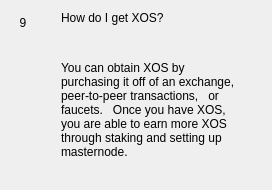
                  <widget class="QWidget" name="widgetFaq9" native="true">
                   <layout class="QHBoxLayout" name="horizontalpage_9" stretch="0,1">
                    <item alignment="Qt::AlignTop">
                     <widget class="QLabel" name="labelNumber9">
                      <property name="minimumSize">
                       <size>
                        <width>24</width>
                        <height>24</height>
                       </size>
                      </property>
                      <property name="maximumSize">
                       <size>
                        <width>16777215</width>
                        <height>24</height>
                       </size>
                      </property>
                      <property name="text">
                       <string>9</string>
                      </property>
                      <property name="alignment">
                       <set>Qt::AlignCenter</set>
                      </property>
                     </widget>
                    </item>
                    <item>
                     <layout class="QVBoxLayout" name="verticalLayoutpage_9">
                      <property name="leftMargin">
                       <number>20</number>
                      </property>
                      <property name="rightMargin">
                       <number>20</number>
                      </property>
                      <item>
                       <widget class="QLabel" name="labelSubtitle9">
                        <property name="text">
                         <string>How do I get XOS?</string>
                        </property>
                        <property name="wordWrap">
                         <bool>true</bool>
                        </property>
                       </widget>
                      </item>
                      <item>
                       <spacer name="verticalSpacer_90">
                        <property name="orientation">
                         <enum>Qt::Vertical</enum>
                        </property>
                        <property name="sizeType">
                         <enum>QSizePolicy::Fixed</enum>
                        </property>
                        <property name="sizeHint" stdset="0">
                         <size>
                          <width>20</width>
                          <height>30</height>
                         </size>
                        </property>
                       </spacer>
                      </item>
                      <item>
                       <widget class="QLabel" name="labelContent9">
                        <property name="text">
                         <string>&lt;html&gt;&lt;head/&gt;&lt;body&gt;&lt;p&gt;You can obtain XOS by purchasing it off of an exchange, &amp;nbsp;  peer-to-peer transactions, &amp;nbsp;  or faucets. &amp;nbsp;  Once you have XOS, &amp;nbsp;  you are able to earn more XOS through staking and setting up masternode. &lt;/p&gt;&lt;/body&gt;&lt;/html&gt;</string>
                        </property>
                        <property name="alignment">
                         <set>Qt::AlignLeading|Qt::AlignLeft|Qt::AlignTop</set>
                        </property>
                        <property name="wordWrap">
                         <bool>true</bool>
                        </property>
                       </widget>
                      </item>
                      <item>
                       <spacer name="verticalSpacer_91">
                        <property name="orientation">
                         <enum>Qt::Vertical</enum>
                        </property>
                        <property name="sizeHint" stdset="0">
                         <size>
                          <width>20</width>
                          <height>20</height>
                         </size>
                        </property>
                       </spacer>
                      </item>
                     </layout>
                    </item>
                   </layout>
                  </widget>
